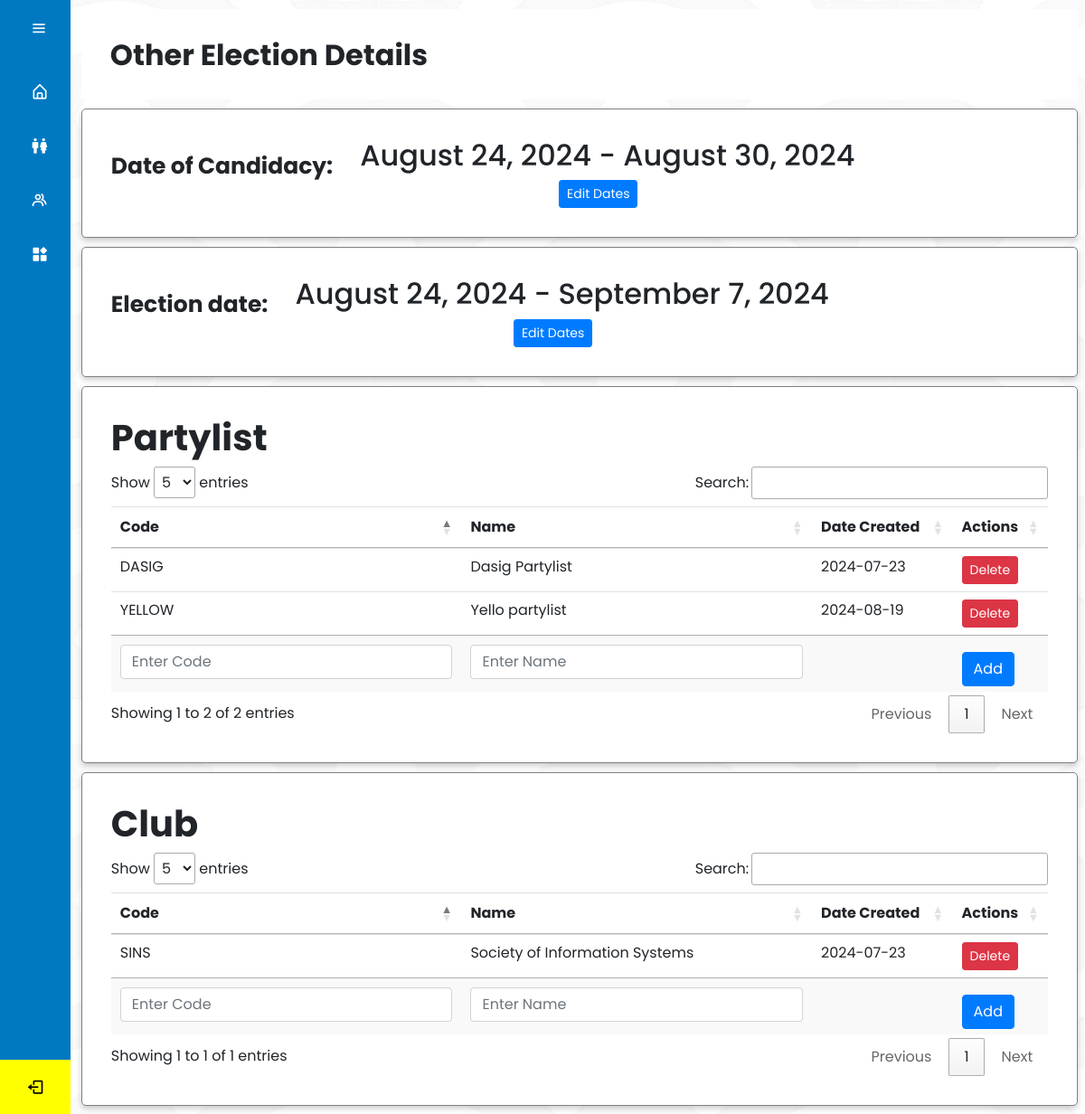
The page /admin/admin-council.php (signed in) on the database its author committed.
### tables this page shows
CREATE TABLE `c_period` (
  `id` int(11) NOT NULL,
  `date_start` date NOT NULL,
  `date_end` date NOT NULL,
  `date_initialized` datetime NOT NULL
);

CREATE TABLE `e_period` (
  `id` int(11) NOT NULL,
  `date_start` date NOT NULL,
  `date_end` date NOT NULL,
  `date_initialized` datetime NOT NULL
);

CREATE TABLE `party` (
  `party_code` varchar(55) NOT NULL,
  `party_name` varchar(155) NOT NULL,
  `party_img` longblob DEFAULT NULL,
  `date_created` date NOT NULL
);

CREATE TABLE `club` (
  `club_id` varchar(55) NOT NULL,
  `club_name` varchar(55) NOT NULL,
  `date_created` date NOT NULL
);

### admin/admin-council.php (the view, shortened to what this page needs)
<?php
include 'admin-sidebar.php';
include 'db.php';
$sql = "SELECT * FROM party";
$result = $conn->query($sql);
$sql1 = "SELECT * FROM club";
$res = $conn->query($sql1);
?>
<!DOCTYPE html>
<html>
    <head>
        <link rel="stylesheet" type="text/css" href="admin-style/council_style.css?v=<?php echo time(); ?>">
        <link href='https://unpkg.com/boxicons@2.1.4/css/boxicons.min.css' rel='stylesheet'>
        <link rel="stylesheet" href="https://cdn.datatables.net/1.11.5/css/jquery.dataTables.min.css">
    </head>
    <body>
    <div class="main-content">
            <div class="item1" id="item-1">
                <h2>Other Election Details</h2>
            </div>
            <div class="item" id="item-1-5">
                <div class="child" id="c-item1"><p style="font-size: 25px; font-weight: bold;">Date of Candidacy:</p>
                <?php
                $quer_candidacy = "SELECT id, date_start, date_end, date_initialized FROM c_period ORDER BY id DESC LIMIT 1";
                $ress_candidacy = $conn->query($quer_candidacy);
                if ($ress_candidacy->num_rows > 0) {
                    $rowwss_candidacy = $ress_candidacy->fetch_assoc();
                    $date_start_candidacy = new DateTime($rowwss_candidacy['date_start']);
                    $date_end_candidacy = new DateTime($rowwss_candidacy['date_end']);
                        echo "<div id='candidacyDateDisplay'>";
                        echo "<h2 style='margin-left: 20px;'>" . $date_start_candidacy->format('F j, Y') . " - " .  $date_end_candidacy->format('F j, Y') . "</h2>";
                        echo "<button type='button' class='btn btn-primary btn-sm' onclick='showEditCandidacyForm()'>Edit Dates</button>";
                        echo "</div>";
                }
                ?>
            </div>
            </div>
            <div class="item" id="item-2">
                <div class="child" id="c-item1"><p style="font-size: 25px; font-weight: bold;">Election date:</p>
                <?php
                $quer = "SELECT id, date_start, date_end, date_initialized FROM e_period ORDER BY id DESC LIMIT 1";
                $ress = $conn->query($quer);
                $current_date = date("Y-m-d");
                if ($ress->num_rows > 0) {
                    $rowwss = $ress->fetch_assoc();
                    $date_start = new DateTime($rowwss['date_start']);
                    $date_end = new DateTime($rowwss['date_end']);
                    if ($current_date > $date_end) {
                        echo "<p>The election period has ended.</p>";
                    } else {
                        echo "<div id='dateDisplay'>";
                        echo "<h2 style='margin-left: 20px;'>" . $date_start->format('F j, Y') . " - " .  $date_end->format('F j, Y') . "</h2>";
                        echo "<button type='button' class='btn btn-primary btn-sm' onclick='showEditForm()'>Edit Dates</button>";
                        echo "</div>";
                    }
                }
                ?>
                </div>
            </div>
            <div class="item" id="item-3">
                <h3>Partylist</h3>
                    <table id="table1" class="table table-hover">
                        <thead>
                            <tr>
                                <th scope="col">Code</th>
                                <th scope="col">Name</th>
                                <th scope="col">Date Created</th>
                                <th scope="col">Actions</th>
                            </tr>
                        </thead>
                        <tbody>
                            <?php
                            if ($result->num_rows > 0) {
                                while ($row = $result->fetch_assoc()) {
                                    echo "<tr>";
                                    echo "<td>" . $row['party_code'] . "</td>";
                                    echo "<td>" . $row['party_name'] . "</td>";
                                    echo "<td>" . $row['date_created'] . "</td>";
                                    echo "<td>";
                                    echo "<form method='POST' style='display:inline;' onsubmit='return confirmDelete();'>";
                                    echo "<button type='submit' class='btn btn-danger btn-sm'>Delete</button>";
                                    echo "</form>";
                                    echo "</td>";
                                    echo "</tr>";
                                }
                            }
                            ?>
                        </tbody>
                        <tfoot>
                            <tr class="input-row">
                            <form method="POST" action="admin-council.php">
                                <td><input type="text" name="party_code" class="form-control" placeholder="Enter Code" required></td>
                                <td><input type="text" name="party_name" class="form-control" placeholder="Enter Name" required></td>
                                <td></td>
                                <td>
                                    <button type="submit" class="btn btn-primary mt-2">Add</button>
                                </td>
                            </form>
                            </tr>
                        </tfoot>
                    </table>
            </div>
            <div class="item" id="item-4">
                <h3>Club</h3>
                    <table id="table2" class="table table-hover">
                        <thead>
                            <tr>
                                <th scope="col">Code</th>
                                <th scope="col">Name</th>
                                <th scope="col">Date Created</th>
                                <th scope="col">Actions</th>
                            </tr>
                        </thead>
                        <tbody>
                            <?php
                            if ($res->num_rows > 0) {
                                while($rows = $res->fetch_assoc()) {
                                    echo "<tr>";
                                    echo "<td>" . $rows['club_id'] . "</td>";
                                    echo "<td>" . $rows['club_name'] . "</td>";
                                    echo "<td>" . $rows['date_created'] . "</td>";
                                    echo "<td>";
                                    echo "<form method='POST' style='display:inline;' onsubmit='return confirmDelete();'>";
                                    echo "<button type='submit' class='btn btn-danger btn-sm'>Delete</button>";
                                    echo "</form>";
                                    echo "</td>";
                                    echo "</tr>";
                                }
                            }
                            ?>
                        </tbody>
                        <tfoot>
                            <tr class="input-row">
                            <form method="POST" action="admin-council.php">
                                <td><input type="text" name="club_id" class="form-control" placeholder="Enter Code" required></td>
                                <td><input type="text" name="club_name" class="form-control" placeholder="Enter Name" required></td>
                                <td></td>
                                <td>
                                    <button type="submit" class="btn btn-primary mt-2">Add</button>
                                </td>
                            </form>
                            </tr>
                        </tfoot>
                    </table>
            </div>
            </div>
    </body>
    </html>

### admin/admin-sidebar.php (shortened to what this page needs)
<!DOCTYPE html>
<html>
<head>
        <link href='https://unpkg.com/boxicons@2.1.4/css/boxicons.min.css' rel='stylesheet'>
		<link rel="stylesheet" href="https://cdn.jsdelivr.net/npm/bootstrap@4.3.1/dist/css/bootstrap.min.css">
    </head>
    <body>
	<div class="sidebar">
		<div class="logo_content">
			<i class='bx bx-menu' id="btn"></i>
		</div>
		<ul class="nav_list">
			<li>
				<a href="index.php">
                    <i class='bx bx-home-alt'></i>
				</a>
			</li>
			<li>
				<a href="admin-candidate.php">
                    <i class='bx bx-male-female'></i>
				</a>
			</li>
			<li>
				<a href="admin-voters.php">
                    <i class='bx bx-group'></i>
				</a>
			</li>
			<li>
				<a href="admin-council.php">
					<i class='bx bxs-widget'></i>
				</a>
			</li>
            <li>
		</ul>
		<div class="profile_content">
			<div class="profile">
				<i class='bx bx-log-out' id="log_out" onclick="location.href='admin-logout.php'"></i>
			</div>
		</div>
	</div>
</body>
</html>

### admin/admin-style/council_style.css (style rules this page uses)
* { margin: 0; padding: 0; }
body { background-image: url("assets/images/background.jpg"); overflow-y: auto; box-sizing: border-box; font-family: "Poppins" , sans-serif; }
.main-content { position: absolute; top: 0; left: 80px; transition: all 0.5s ease; width: calc(100% - 78px); display: flex; flex-wrap: wrap; padding: 0.3rem; }
.main-content .item { min-height: 50px; text-align: left; padding: 2rem; border-radius: 5px; margin: 5px; background-color: white; box-shadow: 0 3px 6px rgba(0, 0, 0, 0.2); flex: auto; border: 0.5px groove grey; }
.main-content .item1 { min-height: 50px; text-align: left; padding: 2rem; margin: 5px; background-color: white; }
.main-content #item-1 { flex-basis: 100%; height: 100px; }
.main-content #item-1 h2 { font-weight: bolder; }
.main-content #item-2, #item-1-5 { flex-basis: 100%; height: auto; align-items: left; justify-content: left; display: flex; gap: 10px 10px; }
.main-content #item-1-5 .child { display: flex; height: auto; justify-content: center; align-items: center; text-align: center; font-size: 16px; gap: 10px; }
.main-content #item-2 .child { display: flex; height: auto; justify-content: center; align-items: center; text-align: center; font-size: 16px; gap: 10px; }
.main-content #item-3 { flex-basis: 100%; min-height: auto; align-items: center; }
.main-content #item-3 h3 { font-size: 40px; font-weight: bold; }
.main-content #item-4 { flex-basis: 100%; min-height: auto; }
.main-content #item-4 h3 { font-size: 40px; font-weight: bold; }
.table .input-row { position: relative; bottom: 0; background-color: #f9f9f9; }

### admin/admin-sidebar.php (style rules this page uses)
* { margin: 0; padding: 0; box-sizing: border-box; font-family: "Poppins" , sans-serif; }
body { position: relative; min-height: 100vh; width: 100%; overflow: hidden; }
.sidebar { position: fixed; top: 0; left: 0; height: 100%; width: 78px; background: #0079c2; padding: 6px 14px; transition: all 0.5s ease; }
.sidebar #btn { position: absolute; color: #fff; left: 55%; top: 6px; font-size: 20px; height: 50px; width: 50px; text-align: center; line-height: 50px; transform: translate(-50%); }
.sidebar ul { margin-top: 20px; }
.sidebar ul li { position: relative; height: 60px; width: 100%; margin: 0 5px; list-style: none; line-height: 50px; }
.sidebar ul li a { color: #fff; display: flex; align-items: center; text-decoration: none; transition: all 0.4s ease; border-radius: 12px; white-space: nowrap; }
.sidebar ul li i { height: 50px; min-width: 50px; border-radius: 12px; line-height: 50px; text-align: center; font-size: 20px; }
.sidebar .profile_content { position: absolute; color: black; bottom: 0; left: 0; width: 100%; }
.sidebar .profile_content .profile { position: relative; padding: 10px 6px; height: 60px; background: yellow; }
.profile #log_out { position: absolute; bottom: 5px; left: 50%; transform: translateX(-50%); min-width: 50px; line-height: 50px; font-size: 20px; border-radius: 12px; text-align: center; }
.sidebar ul li a i { height: 50px; min-width: 50px; border-radius: 12px; line-height: 50px; text-align: center; }

### rows shown on the page
c_period: date_start "August 24, 2024", date_end "August 30, 2024"
e_period: date_start "August 24, 2024", date_end "September 7, 2024"
party: party_code "DASIG", party_name "Dasig Partylist", date_created "2024-07-23"
party: party_code "YELLOW", party_name "Yello partylist", date_created "2024-08-19"
club: club_id "SINS", club_name "Society of Information Systems", date_created "2024-07-23"
